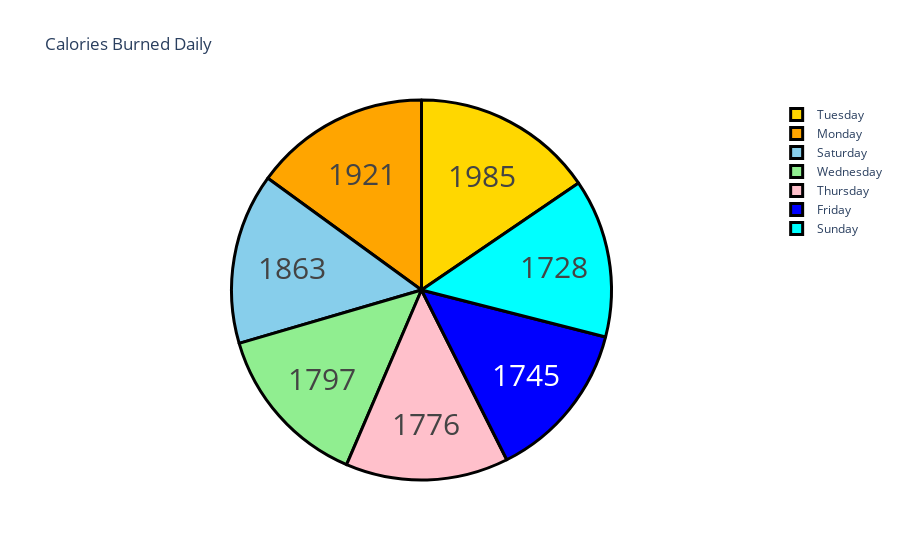

The notebook cell saved with this chart:
### Code cell
calories = data["Day"].value_counts()
label = calories.index
counts = data["Calories"]
colors = ['gold','lightgreen', "pink", "blue", "skyblue", "cyan", "orange"]

fig = go.Figure(data=[go.Pie(labels=label, values=counts)])
fig.update_layout(title_text='Calories Burned Daily')
fig.update_traces(hoverinfo='label+percent', textinfo='value', textfont_size=30,
                  marker=dict(colors=colors, line=dict(color='black', width=3)))
fig.show()

### Figure 1 — Plotly figure (JSON) as saved in the notebook; plotly's stock layout.template omitted (floating-point values rounded to 4 significant figures; data arrays with more than 128 entries replaced by an {"elided": "..."} marker saying what was removed)
{"data": [{"hoverinfo": "label+percent", "labels": ["Tuesday", "Wednesday", "Thursday", "Friday", "Saturday", "Sunday", "Monday"], "marker": {"colors": ["gold", "lightgreen", "pink", "blue", "skyblue", "cyan", "orange"], "line": {"color": "black", "width": 3}}, "textfont": {"size": 30}, "textinfo": "value", "type": "pie", "values": {"elided": "940 int values"}}], "layout": {"autosize": true, "title": {"text": "Calories Burned Daily"}}}
